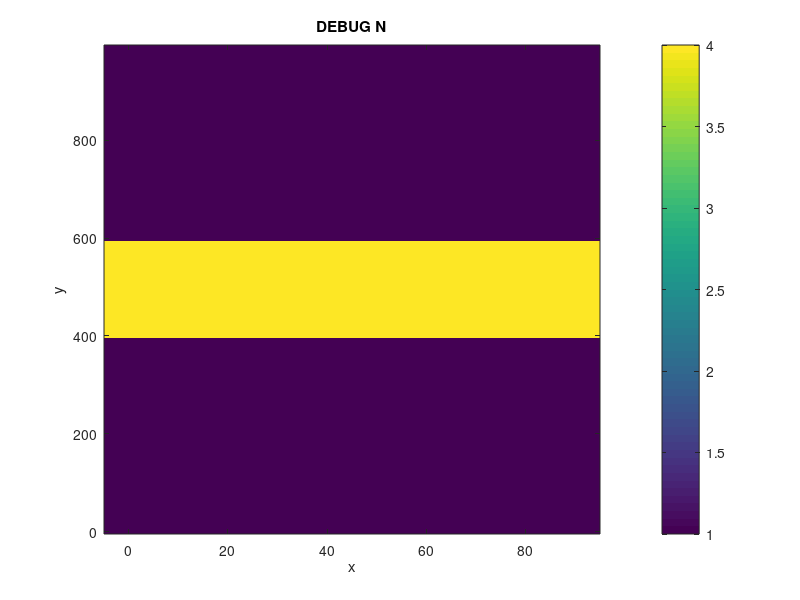

Source code (MATLAB): (Note: this script raises an error after producing the figure.)
% authors: bohan zhang
%
% script for testing reworking of FDFD complex k bloch solver
% debuggiing PEC + periodic boundary conditions by solving for slab
% waveguide

clear; close all;

% import code
addpath(['..' filesep 'main']);         % main
% addpath(['..' filesep '45RFSOI']);      % 45rfsoi
addpath(['..' filesep 'slab_modesolver']);

% initial settings
disc        = 10;
units       = 'nm';
lambda      = 1000; %1500;
index_clad  = 1.0;
k0          = 2*pi/lambda;

% make index
% would like to make a single mode wg
n1      = 1.0;
n2      = 4.0;                  % 1.25;
t_wg    = 200;
period  = 100;
domain  = [ 1000, period ];

% draw indices
% x = dir of propagation, y = transverse
x_coords    = 0:disc:domain(2)-disc;
y_coords    = 0:disc:domain(1)-disc;
N           = n1*ones( length(y_coords), length(x_coords) );
y_indx_wg   = ( y_coords >= domain(1)/2 - t_wg/2 ) & (y_coords < domain(1)/2 + t_wg/2 );
N( y_indx_wg, : )   = n2;

% DEBUG plot N
figure;
imagesc( x_coords, y_coords, N );
xlabel('x'); ylabel('y');
set( gca, 'ydir', 'normal' );
colorbar;
title('DEBUG N');
                                 

% run simulation
guessk      = k0*(n1+n2)/2;
num_modes   = 2;
BC          = 0;     % 0 for PEC, 1 for PMC
% PML_options(1): PML in y direction (yes=1 or no=0)
% PML_options(2): length of PML layer in nm
% PML_options(3): strength of PML in the complex plane
% PML_options(4): PML polynomial order (1, 2, 3...)
pml_options = [ 0, 200, 500, 2 ];

% run solver
fprintf('running new solver\n');
tic;
[Phi_all, k_all, A, B] = complexk_mode_solver_2D_PML( N, ...
                                                       disc, ...
                                                       k0, ...
                                                       num_modes, ...
                                                       guessk, ...
                                                       BC, ...
                                                       pml_options );
toc;


% plot mode
figure;
imagesc( x_coords, y_coords, real(Phi_all(:,:,1)) );
colorbar;
xlabel('x'); ylabel('y');
set( gca, 'ydir', 'normal' );
title('first mode field, real');
% plot mode
figure;
imagesc( x_coords, y_coords, abs(Phi_all(:,:,1)) );
colorbar;
xlabel('x'); ylabel('y');
set( gca, 'ydir', 'normal' );
title('first mode field, amp');

% compute analytical solution (symmetric only) (?)
core_d      = t_wg*1e-9;
n_clad      = n1;
n_core      = n2;
lambda0     = lambda*1e-9;
[ neff, k_analytical, kx_temp, alpha_temp, field_temp ] = solve_symm_slab( core_d, n_clad, n_core, lambda0, 'TE', true );


% 
% % solve bandstructure
% lambda_min  = 100;
% lambda_max  = 5000;
% k0_min      = 0.2*pi/period;
% k0_max      = 1.6*pi/period;
% k0_all      = linspace( k0_min, k0_max, 100 );
% 
% % init saving variables
% all_k       = [];
% all_k0      = [];
% all_k_old   = [];
% all_k0_old  = [];

% % run solver
% % guessk = pi/(2*period);
% guessk = 0.000001;
% for ii = 1:length(k0_all)
%     
%     fprintf('\nloop %i of %i\n\n', ii, length(k0_all));
%     
%     % run old
%     fprintf('running old solver\n');
%     tic;
%     [Phi_1D_old, k_old, Phi_all_old, k_all_old, A_old, B_old] = complexk_mode_solver_2D_PML_old( N, ...
%                                                                                    disc, ...
%                                                                                    k0_all(ii), ...
%                                                                                    num_modes, ...
%                                                                                    guessk, ...
%                                                                                    BC, ...
%                                                                                    pml_options );
%     toc;
% 
%     % run new
%     fprintf('running new solver\n');
%     tic;
%     [Phi_all, k_all, A, B] = complexk_mode_solver_2D_PML( N, ...
%                                                            disc, ...
%                                                            k0_all(ii), ...
%                                                            num_modes, ...
%                                                            guessk, ...
%                                                            BC, ...
%                                                            pml_options );
%     toc;
%     
%     % save all k's
%     all_k       = [ all_k, k_all.' ];
%     all_k0      = [ all_k0, repmat( k0_all(ii), 1, length(k_all) ) ];
%     all_k_old   = [ all_k_old, k_all_old.' ];
%     all_k0_old  = [ all_k0_old, repmat( k0_all(ii), 1, length(k_all_old) ) ];
%     
%     % set new guessk
%     guessk = k_all(1);
%     
% end
% 
% lambda_all  = 2*pi./all_k0;
% k0a_pi_bg   = (2*pi/lambda)*period/pi;    % this is where the bg should be
% 
% % plot the bandstructure for ALL modes, new solver
% figure;
% plot( real(all_k)*period/pi, all_k0*period/pi, 'o' ); hold on;
% plot( imag(all_k)*period/pi, all_k0*period/pi, 'o' ); hold on;
% plot( xlim, [ k0a_pi_bg, k0a_pi_bg ], '--' );
% xlabel('ka/pi'); ylabel('k0*a/pi');
% legend('real', 'imag', 'center of bandgap');
% title('Bandstructure of all solved modes, new ver.');
% makeFigureNice();
% 
% % % plot the bandstructure for ALL modes, new solver vs wl
% % figure;
% % plot( real(all_k)*period/pi, lambda_all, 'o' ); hold on;
% % plot( imag(all_k)*period/pi, lambda_all, 'o' ); hold on;
% % xlabel('ka/pi'); ylabel('\lambda');
% % legend('real', 'imag');
% % title('Bandstructure of all solved modes, new ver.');
% % makeFigureNice();
% 
% % plot the bandstructure for ALL modes, old solver
% figure;
% plot( real(all_k_old)*period/pi, all_k0_old*period/pi, 'o' ); hold on;
% plot( imag(all_k_old)*period/pi, all_k0_old*period/pi, 'o' ); hold on;
% plot( xlim, [ k0a_pi_bg, k0a_pi_bg ], '--' );
% xlabel('ka/pi'); ylabel('k0*a/pi');
% legend('real', 'imag', 'center of bandgap');
% title('Bandstructure of all solved modes, old ver.');
% makeFigureNice();


                                                                           
% % reshape and sort the Phis
% % when they come out raw from the modesolver, Phi_all's columns are the
% % eigenvectors
% % The eigenvectors are wrapped by column, then row
% ny = domain(1)/disc;
% nx = domain(2)/disc;
% Phi_all_half    = Phi_all( 1:end/2, : );                                        % first remove redundant bottom half
% Phi_all_reshape = reshape( Phi_all_half, ny, nx, size(Phi_all_half, 2) );       % hopefully this is dimensions y vs. x vs. mode#
% Phi_firstmode   = Phi_all_reshape( :, :, 1 );
% Phi_secondmode  = Phi_all_reshape( :, :, 2 );

% % do the same but with the old phi for comparison
% Phi_all_half_old    = Phi_all_old( 1:end/2, : );
% Phi_all_old_reshape = reshape( Phi_all_half_old, nx, ny, size(Phi_all_half_old, 2) );       % hopefully this is dimensions x vs. y vs. mode#
% Phi_firstmod_old    = Phi_all_old_reshape( :, :, 1 ).';                                     % gotta transpose
% 
% % x and y coords
% x_coords = 0:disc:domain(2)-disc;
% y_coords = 0:disc:domain(1)-disc;
% 
% % DEBUG plot firstmode
% figure;
% imagesc( x_coords, y_coords, real( Phi_firstmode ) );
% colorbar;
% set( gca, 'YDir', 'normal' );
% title( sprintf( 'Field (real) for mode 1, new ver' ) );
% % DEBUG plot firstmode
% figure;
% imagesc( x_coords, y_coords, real( Phi_firstmod_old ) );
% colorbar;
% set( gca, 'YDir', 'normal' );
% title( sprintf( 'Field (real) for mode 1, old ver' ) );
% 
% % DEBUG plot secondmode
% figure;
% imagesc( x_coords, y_coords, real( Phi_secondmode ) );
% colorbar;
% set( gca, 'YDir', 'normal' );
% title( sprintf( 'Field (real) for mode 2, new ver' ) );
% 
% % debug display imag(k)
% imag(k_all)

% % plot the sparse distributions
% figure;
% spy(A);
% title('A matrix, new');
% 
% figure;
% spy(A_old);
% title('A matrix, old');
% 
% figure;
% spy(B);
% title('B matrix, new');
% 
% figure;
% spy(B_old);
% title('B matrix, old');

% % re-scale k
% k = k * nm * obj.units.scale;
% 
% % run simulation
% GC = GC.runSimulation( num_modes, BC, pml_options );

% % DEBUG plot physical fields and all fields
% k_all       = GC.debug.k_all;
% ka_2pi_all  = k_all*domain(2)/(2*pi);
% 
% for ii = 1:length( k_all )
%     % Plotting physical fields
%     % plot field, abs
%     figure;
%     imagesc( GC.x_coords, GC.y_coords, abs( GC.debug.phi_all(:,:,ii) ) );
%     colorbar;
%     set( gca, 'YDir', 'normal' );
%     title( sprintf( 'Field (abs) for mode %i, k*a/2pi real = %f', ii, real( ka_2pi_all(ii) ) ) );
% end
% 
% % plot real and imag k
% k_labels = {};
% for ii = 1:length( k_all )
%     k_labels{end+1} = [ ' ', num2str(ii) ];
% end
% figure;
% plot( real( ka_2pi_all ), imag( ka_2pi_all ), 'o' ); 
% text( real( ka_2pi_all ), imag( ka_2pi_all ), k_labels );
% xlabel('real k*a/2pi'); ylabel('imag k*a/2pi');
% title('real vs imag k');
% makeFigureNice();

% % Plot the accepted mode
% figure;
% imagesc( GC.x_coords, GC.y_coords, abs( GC.Phi ) );
% colorbar;
% set( gca, 'YDir', 'normal' );
% title( sprintf( 'Field (abs) for accepted mode, ka/2pi real = %f', real( GC.k*domain(2)/(2*pi) ) ) );
% 
% % display calculated k
% fprintf('\nComplex k = %f + %fi\n', real(GC.k), imag(GC.k) );
% 
% % display radiated power
% fprintf('\nRad power up = %e\n', GC.P_rad_up);
% fprintf('Rad power down = %e\n', GC.P_rad_down);
% fprintf('Up/down power directivity = %f\n', GC.directivity);
% 
% % display angle of radiation
% fprintf('\nAngle of maximum radiation = %f deg\n', GC.max_angle_up);
% 
% % plot full Ez with grating geometry overlaid
% GC.plotEz_w_edges();
% axis equal;

% % plot a slice of Eup vs. Sup
% y_up    = 279;
% E_slice = GC.E_z( y_up, : );
% figure;
% plot( 1:length(E_slice), abs(E_slice)./max(abs(E_slice(:))) ); hold on;
% % plot( 1:length(E_slice), GC.debug.Sy_up./max(abs(GC.debug.Sy_up(:))) );
% plot( 1:length(E_slice), GC.debug.Sy_down./max(abs(GC.debug.Sy_down(:))) );
% legend('E field (abs)', 'S_y');
% title('E field and S_y, normalized to 1');
% makeFigureNice();
% 
% % plot input S and E
% E_in = GC.E_z( :, 1 );
% figure;
% plot( 1:length(E_in), abs(E_in)./max(abs(E_in(:))) ); hold on;
% plot( 1:length(E_in), GC.debug.Sx_in./max(abs(GC.debug.Sx_in(:))) );
% % plot( 1:length(E_slice), GC.debug.Sy_down./max(abs(GC.debug.Sy_down(:))) );
% legend('E field (abs)', 'S_x');
% title('E field and S_x at input, normalized to 1');
% makeFigureNice();
% 



























